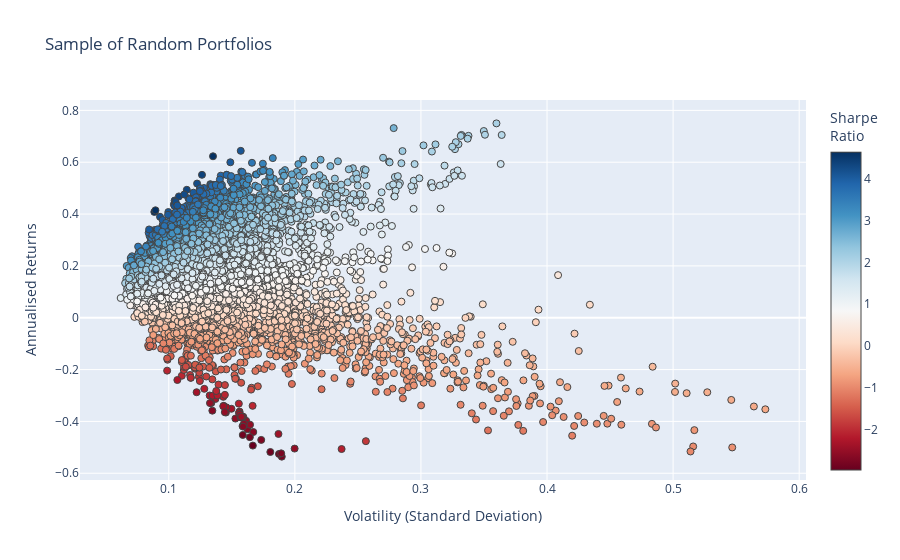

Notebook code for this chart:
### Code cell
fig1 = go.Figure()

fig1.add_trace(go.Scatter(
    x=[p["variance"]**0.5 for p in all_portfolios],
    y=[p["return"] for p in all_portfolios],
    mode='markers',
    marker=dict(
        color=[p["return"] / (p["variance"]**0.5) for p in all_portfolios],
        showscale=True,
        size=7,
        line=dict(width=1),
        colorscale="RdBu",
        colorbar=dict(title="Sharpe<br>Ratio")
    ),
    hoverinfo='text',
    text=[
        f"Return: {p['return']:.2%}<br>Volatility: {p['variance']**0.5:.2f}<br>" +
        "<br>".join([f"{p['tickers'][i]}: Weight={p['weights'][i]:.2f}" for i in range(len(p['tickers']))])
        for p in all_portfolios
    ]
))

fig1.update_layout(
    xaxis=dict(title='Volatility (Standard Deviation)'),
    yaxis=dict(title='Annualised Returns'),
    title='Sample of Random Portfolios'
)

fig1.show()

### Figure 1 — Plotly figure (JSON) as saved in the notebook; plotly's stock layout.template omitted (floating-point values rounded to 4 significant figures; data arrays with more than 128 entries replaced by an {"elided": "..."} marker saying what was removed)
{"data": [{"hoverinfo": "text", "marker": {"color": {"elided": "10000 float values"}, "colorbar": {"title": {"text": "Sharpe<br>Ratio"}}, "colorscale": [[0, "rgb(103,0,31)"], [0.1, "rgb(178,24,43)"], [0.2, "rgb(214,96,77)"], [0.3, "rgb(244,165,130)"], [0.4, "rgb(253,219,199)"], [0.5, "rgb(247,247,247)"], [0.6, "rgb(209,229,240)"], [0.7, "rgb(146,197,222)"], [0.8, "rgb(67,147,195)"], [0.9, "rgb(33,102,172)"], [1, "rgb(5,48,97)"]], "line": {"width": 1}, "showscale": true, "size": 7}, "mode": "markers", "text": {"elided": "10000 str values"}, "type": "scatter", "x": {"elided": "10000 float values"}, "y": {"elided": "10000 float values"}}], "layout": {"title": {"text": "Sample of Random Portfolios"}, "xaxis": {"title": {"text": "Volatility (Standard Deviation)"}}, "yaxis": {"title": {"text": "Annualised Returns"}}}}
